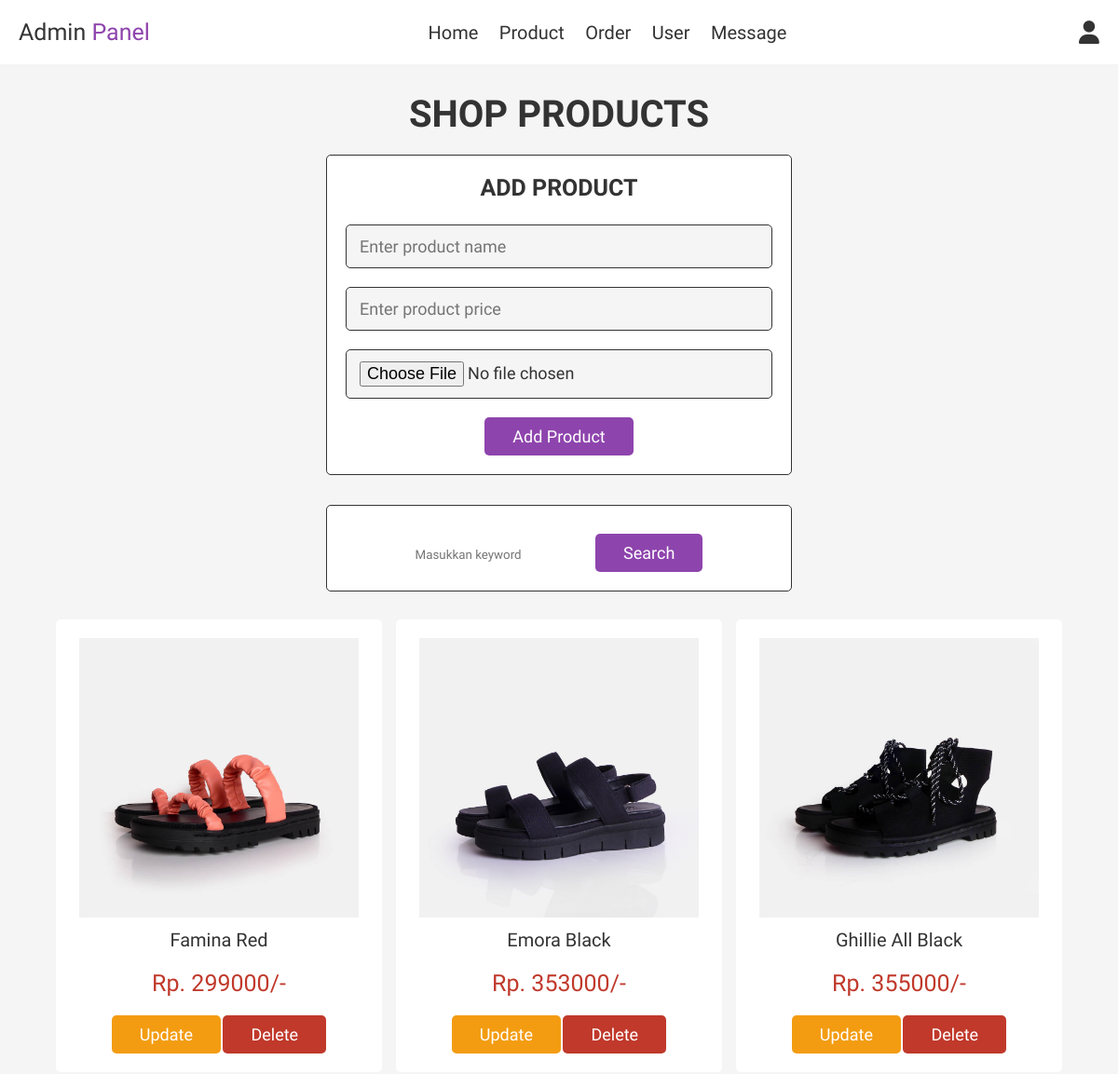
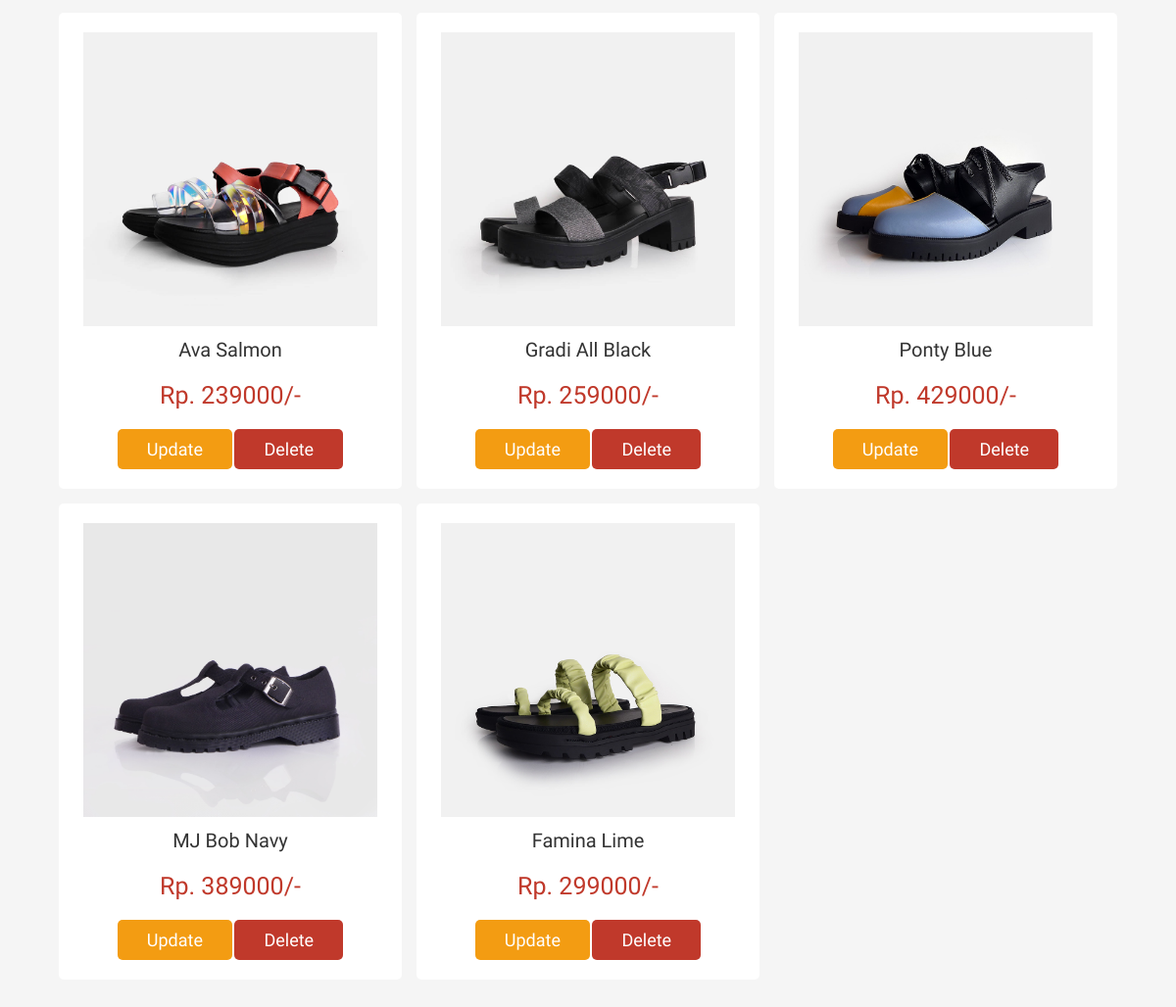
/admin_product.php (signed in), run on the app's committed database (2 pictures, top to bottom).
### tables this page shows
CREATE TABLE `product` (
  `id` int NOT NULL,
  `name` varchar(50) NOT NULL,
  `price` int NOT NULL,
  `image` varchar(100) NOT NULL
);

### admin_product.php (the view, shortened to what this page needs)
<?php
include 'config.php';
?>
<!DOCTYPE html>
<html lang="en">
<head>
    <link rel="stylesheet" href="https://cdnjs.cloudflare.com/ajax/libs/font-awesome/6.4.0/css/all.min.css">
    <link rel="stylesheet" href="assets/css/admin_style.css">
</head>
<body>
    <?php include 'admin_header.php'; ?>
    <section class="add-products">
        <h1 class="title">Shop Products</h1>
        <form action="" method="post" enctype="multipart/form-data">
            <h3>Add Product</h3>
            <input type="text" name="name" class="box" placeholder="Enter product name" required>
            <input type="number" min="0" name="price" class="box" placeholder="Enter product price" required>
            <input type="file" name="image" accept="image/jpg, image/jpeg, image/png" class="box" required>
            <input type="submit" value="add product" name="add_product" class="btn">
        </form>
        <div class="row">
            <div class="col-md-6">
                <form action="" method="get">
                    <div class="input-group my-3">
                        <input type="search" name="keyword" id="keyword" class="form-control" placeholder="Masukkan keyword" autofocus autocomplete="off">
                        <button class="btn btn-primary" type="submit" id="search-button" name="search">Search</button>
                    </div>
                </form>
            </div>
        </div>
    </section>
    <section class="show-products">
        <div id="search-container">
            <div class="box-container">
                <?php
                $select_products = mysqli_query($conn, "SELECT * FROM `product`") or die('query failed');
                if (mysqli_num_rows($select_products) > 0) {
                    while ($fetch_products = mysqli_fetch_assoc($select_products)) {
                ?>
                        <div class="box">
                            <img src="assets/upload_img/<?php echo $fetch_products['image']; ?>" alt="">
                            <div class="name"><?php echo $fetch_products['name']; ?></div>
                            <div class="price">Rp. <?php echo $fetch_products['price']; ?>/-</div>
                            <a href="admin_product.php?update=<?php echo $fetch_products['id']; ?>" class="option-btn">Update</a>
                            <a href="admin_product.php?delete=<?php echo $fetch_products['id']; ?>" class="delete-btn" onclick="return confirm('Delete this product?');">Delete</a>
                        </div>
                <?php
                    }
                } else {
                    echo '<p class="empty">No products added yet!</p>';
                }
                ?>
            </div>
        </div>
    </section>
</body>
</html>

### admin_header.php (shortened to what this page needs)
<header class="header no-print">
    <div class="flex">
        <a href="admin_page.php" class="logo">Admin <span>Panel</span> </a>
        <nav class="navbar">
            <a href="admin_page.php">Home</a>
            <a href="admin_product.php">Product</a>
            <a href="admin_order.php">Order</a>
            <a href="admin_user.php">User</a>
            <a href="admin_contact.php">Message</a>
        </nav>
        <div class="icons">
            <div id="user-btn" class="fas fa-user"></div>
        </div>
    </div>
</header>

### assets/css/admin_style.css (style rules this page uses)
:root { --purple: #8e44ad; --red: #c0392b; --orange: #f39c12; --black: #333; --white: #fff; --light-color: #666; --light-white: #ccc; --light-bg: #f5f5f5; --border: 0.1rem solid var(--black); --box-shadow: 0.5 rem 1 rem rgba(0, 0, 0, 0.1); }
* { font-family: "Chivo", sans-serif; margin: 0; padding: 0; box-sizing: border-box; outline: none; border: none; text-decoration: none; transition: all 0.2s linear; }
html { font-size: 62.5%; overflow-x: hidden; }
body { background-color: var(--light-bg); }
section { padding: 3rem 2rem; }
.title { text-align: center; margin-bottom: 2rem; text-transform: uppercase; color: var(--black); font-size: 4rem; }
.btn, .option-btn, .delete-btn, .white-btn { display: inline-block; margin-top: 1rem; padding: 1rem 3rem; cursor: pointer; color: var(--white); font-size: 1.8rem; border-radius: 0.5rem; text-transform: capitalize; }
.white-btn, .btn { background-color: var(--purple); }
.option-btn { background-color: var(--orange); }
.delete-btn { background-color: var(--red); }
.header { position: sticky; top: 0; left: 0; right: 0; z-index: 1000; background-color: var(--white); box-shadow: var(--box-shadow); }
.header .flex { display: flex; align-items: center; padding: 2rem; justify-content: space-between; position: relative; max-width: 1200px; margin: 0 auto; }
.header .flex .logo { font-size: 2.5rem; color: var(--black); }
.header .flex .logo span { color: var(--purple); }
.header .flex .navbar a { margin: 0 1rem; font-size: 2rem; color: var(--black); }
.header .flex .icons div { margin-left: 1.5rem; font-size: 2.5rem; cursor: pointer; color: var(--black); }
.add-products form { background-color: var(--white); border-radius: 0.5rem; padding: 2rem; text-align: center; box-shadow: var(--box-shadow); border: var(--border); max-width: 50rem; margin: 0 auto; }
.add-products .row { margin-top: 4vh; }
.add-products form h3 { font-size: 2.5rem; text-transform: uppercase; color: var(--black); margin-bottom: 1.5rem; }
.add-products form .box { width: 100%; background-color: var(--light-bg); border-radius: 0.5rem; margin: 1rem 0; padding: 1.2rem 1.4rem; color: var(--black); font-size: 1.8rem; border: var(--border); }
.show-products .box-container { display: grid; grid-template-columns: repeat(auto-fit, 35rem); justify-content: center; gap: 1.5rem; max-width: 1200px; margin: 0 auto; align-items: flex-start; }
.show-products { padding-top: 0; }
.show-products .box-container .box { text-align: center; padding: 2rem; border-radius: 0.5rem; box-shadow: var(--box-shadow); background-color: var(--white); }
.show-products .box-container .box img { height: 30rem; }
.show-products .box-container .box .name { padding: 1rem 0; font-size: 2rem; color: var(--black); }
.show-products .box-container .box .price { padding: 1rem 0; font-size: 2.5rem; color: var(--red); }

### data on the page
product: image (picture), name "Famina Red", price "299000"
product: image (picture), name "Emora Black", price "353000"
product: image (picture), name "Ghillie All Black", price "355000"
product: image (picture), name "Ava Salmon", price "239000"
product: image (picture), name "Gradi All Black", price "259000"
product: image (picture), name "Ponty Blue", price "429000"
product: image (picture), name "MJ Bob Navy", price "389000"
product: image (picture), name "Famina Lime", price "299000"
